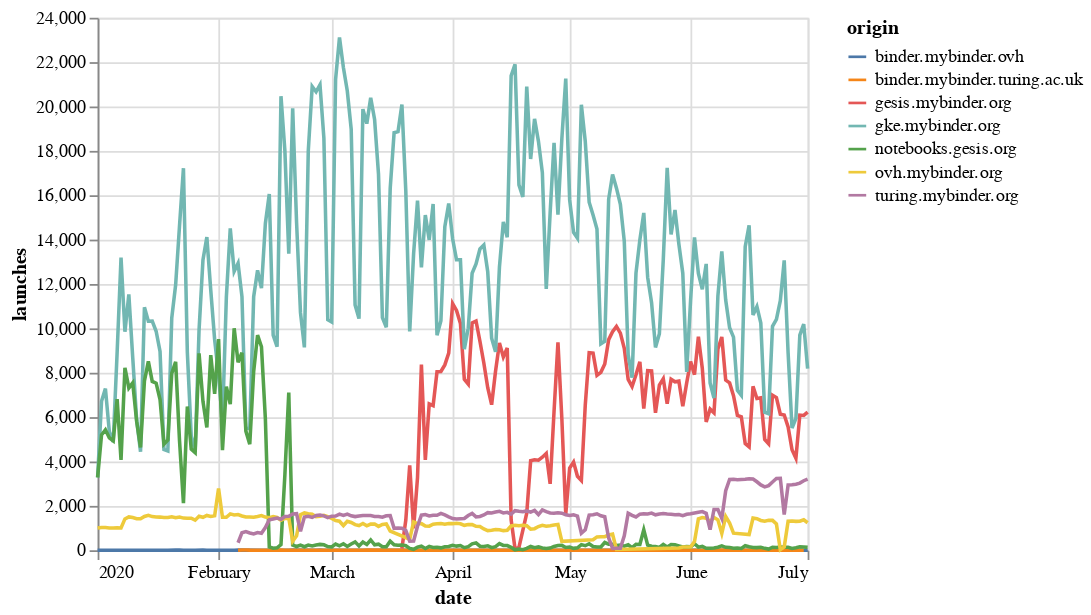

The notebook cell saved with this chart:
### Markdown cell above
## Launches by origin

### Code cell
origin = data.groupby(['origin', 'date']).agg({'launches': 'sum'}).reset_index()
alt.Chart(origin).mark_line().encode(
    x="date",
    y="launches",
    color="origin"
)

### Figure 1 — Vega-Lite specification as saved in the notebook (floating-point values rounded to 4 significant figures; data arrays with more than 128 entries replaced by an {"elided": "..."} marker saying what was removed)
{"config": {"view": {"continuousWidth": 400, "continuousHeight": 300}}, "data": {"name": "data-8005475db4cb96a3f54ef6f65fba6ab2"}, "mark": "line", "encoding": {"color": {"type": "nominal", "field": "origin"}, "x": {"type": "temporal", "field": "date"}, "y": {"type": "quantitative", "field": "launches"}}, "$schema": "https://vega.github.io/schema/vega-lite/v4.0.2.json", "datasets": {"data-8005475db4cb96a3f54ef6f65fba6ab2": {"elided": "893 records"}}}
